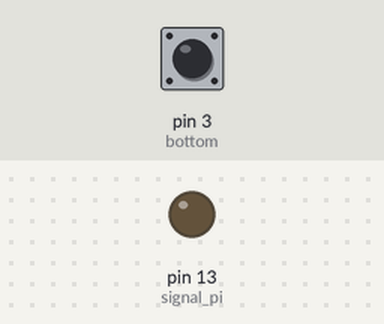
The sketch below on a simulated Arduino Uno, built with avr-gcc and run on an emulated ATmega328P. Parts: output pins drawn as LEDs (lit = HIGH). The test bench sets the inputs (shaded band); at power-on: pin 3 (bottom) LOW.

Above: at 1.2 s.
1.3 s: pin 3 (bottom) pulled HIGH for 0.15 s
At 1.37 s:
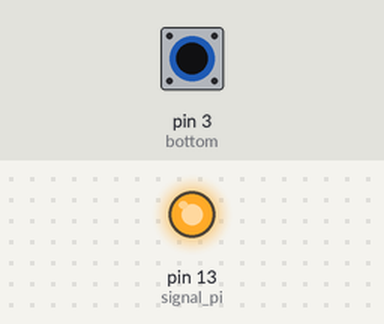
2.9 s: pin 3 (bottom) pulled HIGH for 3.2 s
At 6.6 s:
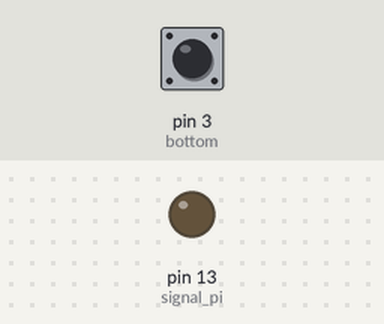
Timing chart, 0 to 8.1 s (numbered marks = the images above; inputs shaded):
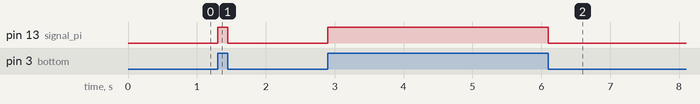

The sketch:

signal_pi.ino
```cpp
int bottom = 3;       //instead water sensor
int signal_pi = 13;   //hard wire

void setup() {
  pinMode(bottom, INPUT);
  pinMode(signal_pi, OUTPUT);
  Serial.begin(9600);
}

void loop() {
  if(digitalRead(bottom)==HIGH){
    digitalWrite(signal_pi,HIGH);
  }
  else{
    digitalWrite(signal_pi,LOW);
  }
}
```

Measured:
- after the input at 1.3 s, pin 13 (signal_pi): LOW → HIGH at once, → LOW 0.15 s later
- after the input at 2.9 s, pin 13 (signal_pi): LOW → HIGH at once, → LOW 3.2 s later
